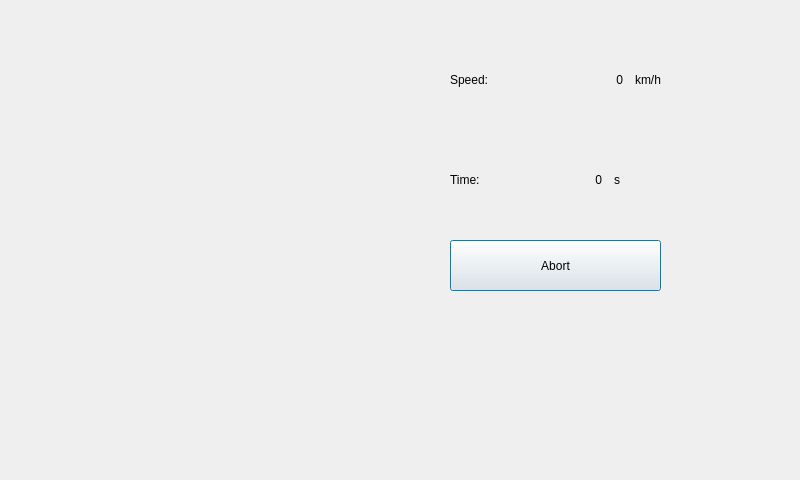
<?xml version="1.0" encoding="UTF-8"?>
<ui version="4.0">
 <class>AccRealTimeDialog</class>
 <widget class="QDialog" name="AccRealTimeDialog">
  <property name="geometry">
   <rect>
    <x>0</x>
    <y>0</y>
    <width>800</width>
    <height>480</height>
   </rect>
  </property>
  <property name="windowTitle">
   <string>Acceleration measure in progress...</string>
  </property>
  <widget class="QWidget" name="horizontalLayoutWidget">
   <property name="geometry">
    <rect>
     <x>450</x>
     <y>40</y>
     <width>211</width>
     <height>80</height>
    </rect>
   </property>
   <layout class="QHBoxLayout" name="horizontalLayout" stretch="1,2,0">
    <property name="spacing">
     <number>12</number>
    </property>
    <item>
     <widget class="QLabel" name="speedLabel">
      <property name="text">
       <string>Speed:</string>
      </property>
     </widget>
    </item>
    <item>
     <widget class="QLabel" name="realSpeedLabel">
      <property name="text">
       <string>0</string>
      </property>
      <property name="alignment">
       <set>Qt::AlignRight|Qt::AlignTrailing|Qt::AlignVCenter</set>
      </property>
     </widget>
    </item>
    <item>
     <widget class="QLabel" name="kmhLabel">
      <property name="text">
       <string>km/h</string>
      </property>
     </widget>
    </item>
   </layout>
  </widget>
  <widget class="QWidget" name="horizontalLayoutWidget_2">
   <property name="geometry">
    <rect>
     <x>450</x>
     <y>140</y>
     <width>211</width>
     <height>80</height>
    </rect>
   </property>
   <layout class="QHBoxLayout" name="horizontalLayout_2" stretch="1,2,1">
    <property name="spacing">
     <number>12</number>
    </property>
    <item>
     <widget class="QLabel" name="timeTextLabel">
      <property name="text">
       <string>Time:</string>
      </property>
     </widget>
    </item>
    <item>
     <widget class="QLabel" name="timeLabel">
      <property name="text">
       <string>0</string>
      </property>
      <property name="alignment">
       <set>Qt::AlignRight|Qt::AlignTrailing|Qt::AlignVCenter</set>
      </property>
     </widget>
    </item>
    <item>
     <widget class="QLabel" name="secondsLabel">
      <property name="text">
       <string>s</string>
      </property>
     </widget>
    </item>
   </layout>
  </widget>
  <widget class="QPushButton" name="buttonAbort">
   <property name="geometry">
    <rect>
     <x>450</x>
     <y>240</y>
     <width>211</width>
     <height>51</height>
    </rect>
   </property>
   <property name="text">
    <string>Abort</string>
   </property>
  </widget>
  <widget class="QLabel" name="pictureLabel">
   <property name="geometry">
    <rect>
     <x>100</x>
     <y>50</y>
     <width>256</width>
     <height>256</height>
    </rect>
   </property>
   <property name="text">
    <string/>
   </property>
   <property name="pixmap">
    <pixmap resource="graphics.qrc">:/new/prefix1/Graphics/Speedometer .png</pixmap>
   </property>
   <property name="scaledContents">
    <bool>true</bool>
   </property>
  </widget>
 </widget>
 <resources>
  <include location="graphics.qrc"/>
 </resources>
 <connections/>
</ui>
